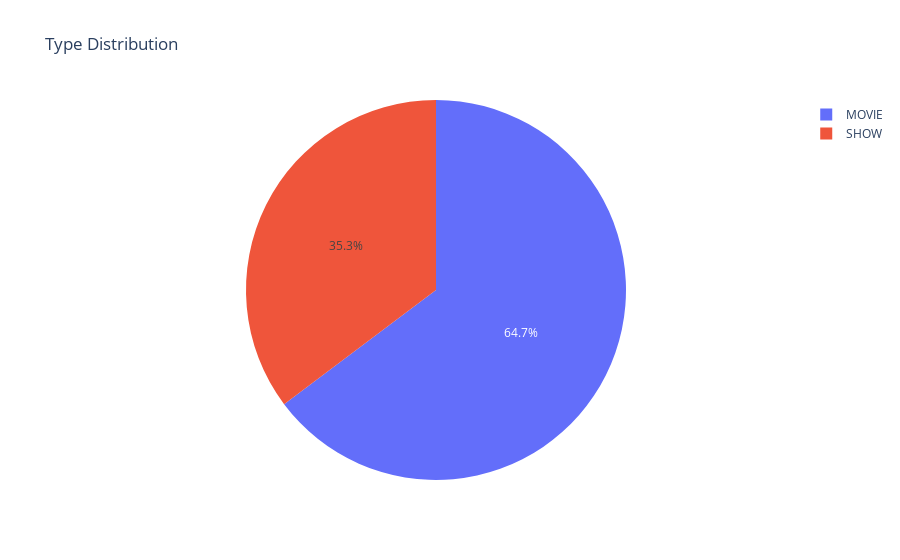

The notebook cell this image was saved under:
### Code cell
percentages = (counts / len(movie['type'])) * 100
fig1 = px.pie(names=percentages.index, values=percentages.values, title='Type Distribution')
fig1.show()

### Figure 1 — Plotly figure (JSON) as saved in the notebook; plotly's stock layout.template omitted (floating-point values rounded to 4 significant figures)
{"data": [{"domain": {"x": [0, 1], "y": [0, 1]}, "hovertemplate": "label=%{label}<br>value=%{value}<extra></extra>", "labels": ["MOVIE", "SHOW"], "legendgroup": "", "name": "", "showlegend": true, "type": "pie", "values": [64.74, 35.26]}], "layout": {"legend": {"tracegroupgap": 0}, "title": {"text": "Type Distribution"}}}
